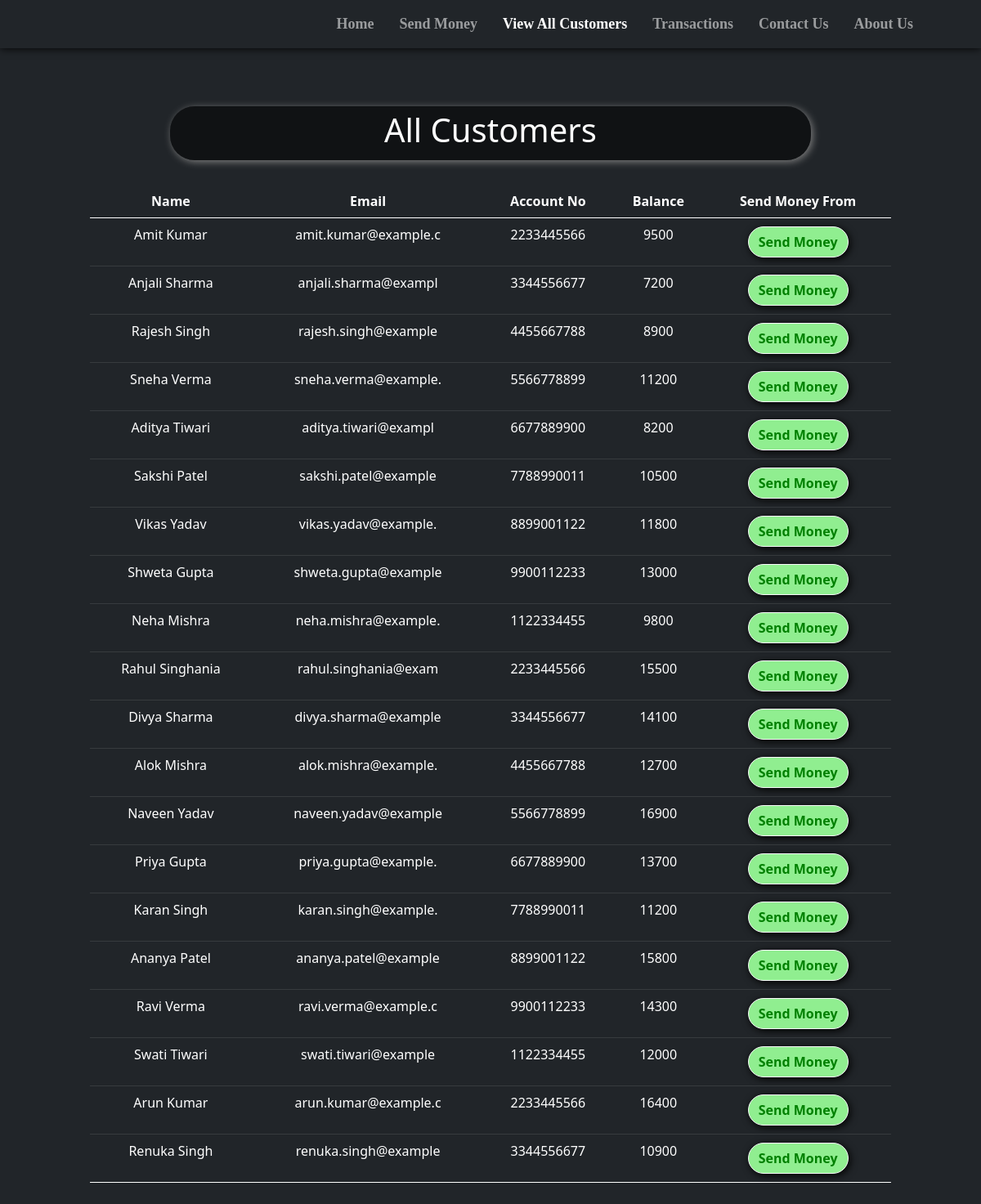
/all_cust.php, run on the app's committed database.
### tables this page shows
CREATE TABLE `users` (
  `sr` int(11) NOT NULL,
  `name` varchar(20) NOT NULL,
  `email` varchar(20) NOT NULL,
  `accno` varchar(10) NOT NULL,
  `blc` bigint(20) NOT NULL
);

### all_cust.php (the view, shortened to what this page needs)
<!doctype html>
<html lang="en">
<head>
    <link href="https://cdn.jsdelivr.net/npm/bootstrap@5.0.2/dist/css/bootstrap.min.css" rel="stylesheet"
>
    <link rel="stylesheet" href="https://cdnjs.cloudflare.com/ajax/libs/font-awesome/5.15.3/css/all.min.css"
 />
</head>
<body style="background-color:#212529;">
    <?php include 'spin.php'; ?>
    <nav class="navbar navbar-expand-lg navbar-dark bg-dark fixed fixed-top"
        style="font-family:candara; font-size:18px; box-shadow: 0px 0px 10px 0px black;">
        <div class="container-fluid">
            <a href="index.php"><img src="statics\logo.png" alt=""
                    style="height: 80px; margin-left:25px; margin-top:10px;"></a>
        </div>
        <div class="collapse navbar-collapse" id="navbarSupportedContent">
            <b>
                <ul class="navbar-nav ">
                    <li class="nav-item nav-links" style="margin-left:15px;">
                        <a class="nav-link text-nowrap" aria-current="page" href="index.php">Home</a>
                    </li>
                    <li class="nav-item" style="margin-left:15px; ">
                        <a class="nav-link text-nowrap" href="send_money.php">Send Money</a>
                    </li>
                    <li class="nav-item" style="margin-left:15px;">
                        <a class="nav-link text-nowrap active" href="all_cust.php">View All Customers</a>
                    </li>
                    <li class="nav-item" style="margin-left:15px;">
                        <a class="nav-link text-nowrap" href="transactions.php">Transactions</a>
                    </li>
                    <li class="nav-item" style="margin-left:15px;">
                        <a class="nav-link text-nowrap" href="contact_us.php">Contact Us</a>
                    </li>
                    <li class="nav-item" style="margin-left:15px; margin-right:75px;">
                        <a class="nav-link text-nowrap" href="about_us.php">About Us</a>
                    </li>
                </ul>
            </b>
        </div>
    </nav>
    <center>
        <div class="container" style="margin-top: 10%; padding:10px 80px 10px 80px; ">
            <div
                style="width:80%; background-color:rgba(0,0,0,.5); padding:5px 5px 5px 5px; border-radius:30px; box-shadow: 2px 2px 10px gray;">
                <h1 style=" color:white;">All Customers</h1>
            </div>
            <?php
    $conn = mysqli_connect($servername, $username, $password, $database);
    if(!$conn){
        die("Connection not established: ".mysqli_connect_error());
    }else{
        $sql = "SELECT * FROM `users`";
        $result = mysqli_query($conn, $sql);
?>
            <table class="table table-dark" style="margin-top: 30px;">
                <thead>
                    <tr>
                        <th scope="col">Name</th>
                        <th scope="col">Email</th>
                        <th scope="col">Account No</th>
                        <th scope="col">Balance</th>
                        <th scope="col">Send Money From</th>
                    </tr>
                </thead>
                <?php
echo "<tbody>";
        while($row = mysqli_fetch_assoc($result)){
        echo    '
            <tr>
              <td>'.$row['name'].'</td>
              <td>'.$row['email'].'</td>
              <td>'.$row['accno'].'</td>
              <td>'.$row['blc'].'</td>
              <td style="padding:10px 10px 10px 10px">
              <a href="send_money.php?reads='.$row['accno'].'"
              <button type="button" class="btn mybtn btn-outline-light">Send Money</button>
              </a>
              </td>
            </tr>';
    }
    }
    echo "</tbody>";
?>
        </div>
    </center>
</body>
</html>

### spin.php (shortened to what this page needs)
<html>
<head>
<link rel="stylesheet" href="https://cdnjs.cloudflare.com/ajax/libs/font-awesome/5.15.3/css/all.min.css" />
</head>
<body>
    </body>
</html>

### all_cust.php (style rules this page uses)
th, td { text-align: center; }
.mybtn { box-shadow: 2px 2px 10px black; border-radius: 30px; font-weight: bold; background-color: lightgreen; color: green; }

### data on the page
users: name "Amit Kumar", email "amit.kumar@example.c", accno "2233445566", blc "9500"
users: name "Anjali Sharma", email "anjali.sharma@exampl", accno "3344556677", blc "7200"
users: name "Rajesh Singh", email "rajesh.singh@example", accno "4455667788", blc "8900"
users: name "Sneha Verma", email "sneha.verma@example.", accno "5566778899", blc "11200"
users: name "Aditya Tiwari", email "aditya.tiwari@exampl", accno "6677889900", blc "8200"
users: name "Sakshi Patel", email "sakshi.patel@example", accno "7788990011", blc "10500"
users: name "Vikas Yadav", email "vikas.yadav@example.", accno "8899001122", blc "11800"
users: name "Shweta Gupta", email "shweta.gupta@example", accno "9900112233", blc "13000"
users: name "Neha Mishra", email "neha.mishra@example.", accno "1122334455", blc "9800"
users: name "Rahul Singhania", email "rahul.singhania@exam", accno "2233445566", blc "15500"
users: name "Divya Sharma", email "divya.sharma@example", accno "3344556677", blc "14100"
users: name "Alok Mishra", email "alok.mishra@example.", accno "4455667788", blc "12700"
users: name "Naveen Yadav", email "naveen.yadav@example", accno "5566778899", blc "16900"
users: name "Priya Gupta", email "priya.gupta@example.", accno "6677889900", blc "13700"
users: name "Karan Singh", email "karan.singh@example.", accno "7788990011", blc "11200"
users: name "Ananya Patel", email "ananya.patel@example", accno "8899001122", blc "15800"
users: name "Ravi Verma", email "ravi.verma@example.c", accno "9900112233", blc "14300"
users: name "Swati Tiwari", email "swati.tiwari@example", accno "1122334455", blc "12000"
users: name "Arun Kumar", email "arun.kumar@example.c", accno "2233445566", blc "16400"
users: name "Renuka Singh", email "renuka.singh@example", accno "3344556677", blc "10900"
